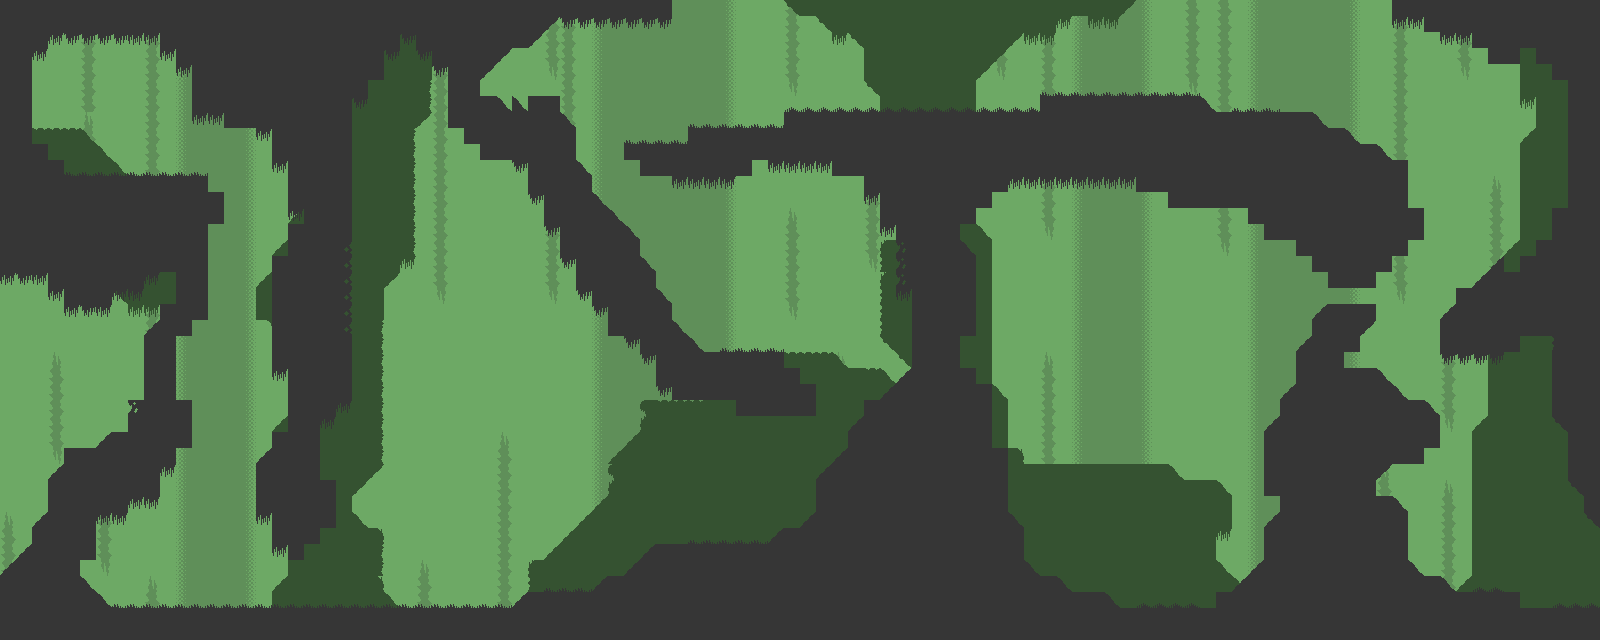

Tiled map render using the project's own tile images. Description and the map definition, with tile-layer contents summarised, below:
An orthogonal 100x40 tile map with 16x16 px tiles, 4 tile layers (Background, Middleground, Solids, Foreground).

<map version="1.0" orientation="orthogonal" renderorder="right-down" width="100" height="40" tilewidth="16" tileheight="16" nextobjectid="1">
 <tileset firstgid="1" name="LimboStyle" tilewidth="16" tileheight="16" tilecount="64" columns="8">
  <image source="LimboStyle.png" trans="ff00ff" width="128" height="128" />
 </tileset>
 <layer name="Background" width="100" height="40">
  <data>[4000 cells, 4000 non-empty, 8 distinct tile ids]</data>
 </layer>
 <layer name="Middleground" width="100" height="40">
  <data>[4000 cells, 204 non-empty, 16 distinct tile ids]</data>
 </layer>
 <layer name="Solids" width="100" height="40">
  <data>[4000 cells, 1558 non-empty, 1 distinct tile ids]</data>
 </layer>
 <layer name="Foreground" width="100" height="40">
  <data>[4000 cells, 281 non-empty, 11 distinct tile ids]</data>
 </layer>
</map>
